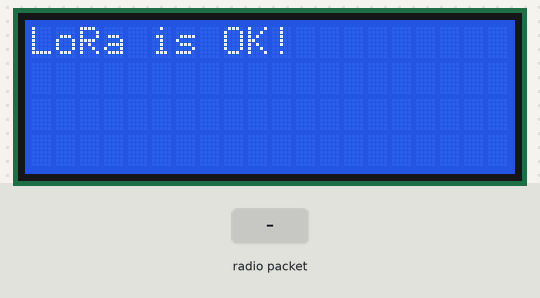
Bench run of a sketch on a simulated Arduino Uno, built with avr-gcc and run on an emulated ATmega328P. Shown: 20×4 character LCD. The inputs (shaded band) are chosen by the test bench. No radio packets arrive unless stated; what the sketch prints to the serial monitor is not drawn.

Above: at 4.2 s.
4.3 s: radio packet "1" arrives
At 5.1 s:
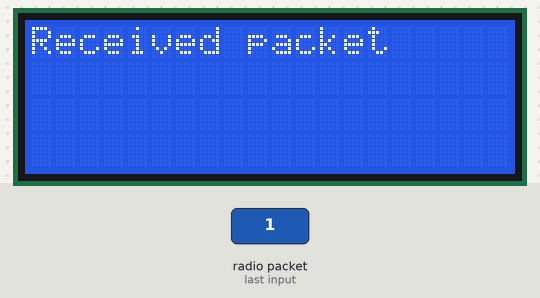
At 6.2 s:
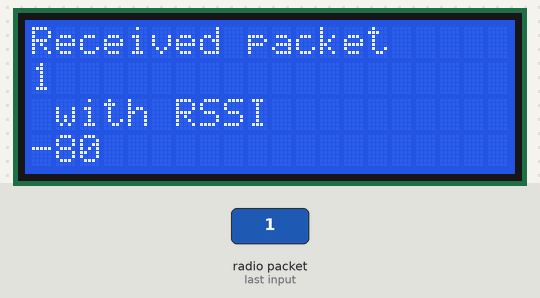
6.8 s: radio packet "0" arrives
At 8.1 s:
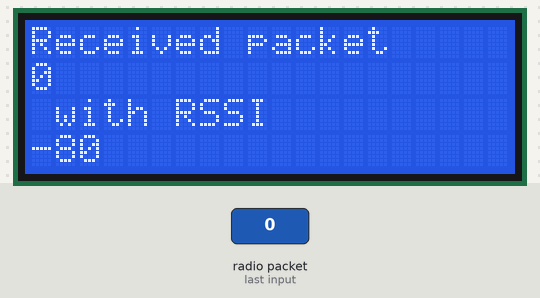
9.3 s: radio packet "2" arrives
Timing chart, 0 to 12.3 s (numbered marks = the images above; inputs shaded):
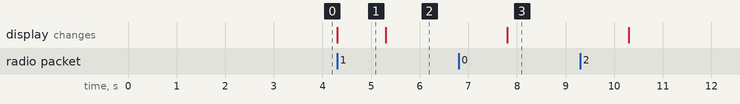

Measured:
- after the input at 4.3 s, the display: changes at once (image 1)
- after the input at 6.8 s, the display: changes after 1.0 s (image 3)
- what the display in image 1 shows lasts 1.0 s, from 4.3 s to 5.3 s

The sketch:

SME_LoRA_Rx.ino
```cpp
/*********
  Modified from the examples of the Arduino LoRa library by nuttyengieer.com
  for more information write to nuttyengineeronline@gmail.com or info@nuttyengineer.com
*********/
#include<LiquidCrystal.h>
#include <SPI.h>
#include <LoRa.h>
LiquidCrystal lcd(A0,A1, A2, A3, A4, A5); // LCD pins
#define ss 10
#define rst 9
#define dio0 2

int counter = 0;

void setup() {
  //initialize Serial Monitor
  Serial.begin(9600);
  lcd.begin(20,4);
  lcd.clear();
  while (!Serial);
 Serial.println("LoRa Receiver Tested by SME Dehradun  ");

  //setup LoRa transceiver module
  LoRa.setPins(ss, rst, dio0);

 if (!LoRa.begin(433E6)) {
    Serial.println("Starting LoRa failed!");
    lcd.setCursor(0,0);
    lcd.print("LoRa Error!     ");
    while (1);
  }
  LoRa.setSyncWord(0xF3);
  Serial.println("LoRa Initializing OK!");
  lcd.setCursor(0,0);
  lcd.print("LoRa is OK!    ");
  delay(3000);
}

void loop() {
  // try to parse packet
  int packetSize = LoRa.parsePacket();
  if (packetSize) {
    // received a packet
    Serial.print("Received packet '");
    lcd.setCursor(0,0);
    lcd.print("Received packet");
    // read packet
    while (LoRa.available()) {
      String LoRaData = LoRa.readString();
      Serial.print(LoRaData);
      lcd.setCursor(0,1);
      lcd.print(LoRaData);
    }

    // print RSSI of packet
    Serial.print("' with RSSI ");
    Serial.println(LoRa.packetRssi());
    lcd.setCursor(0,2);
    lcd.print(" with RSSI ");
    lcd.setCursor(0,3);
    lcd.print(LoRa.packetRssi());
    lcd.print(" ");

  }
}
```
